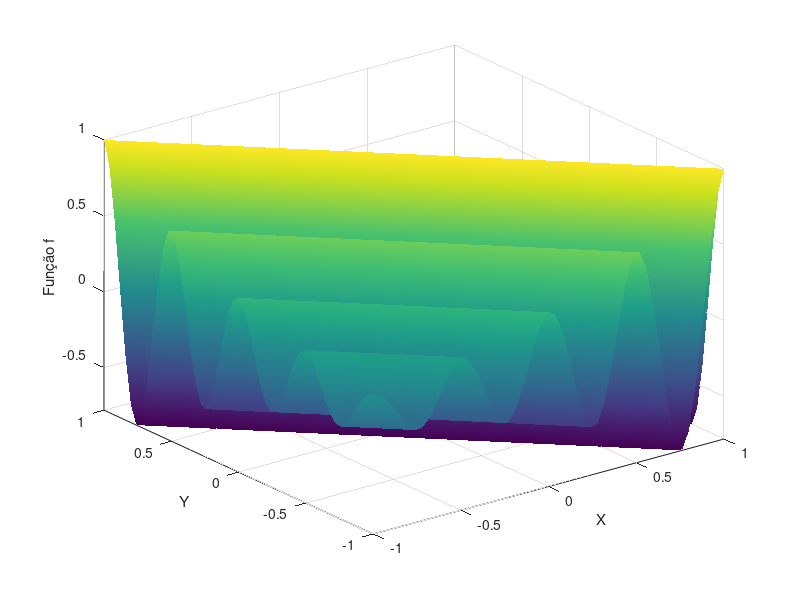

This chart was generated by the following MATLAB code:
x = linspace(-1,1,51);
y = linspace(-1, 1, 51);

[XX,YY] = meshgrid(x,y);

f = cos(4*pi *(XX + YY)) .* exp(-abs(XX + YY));

surf(x,y,f), axis tight, shading interp

% legend("Grafico de superficie")
xlabel("X")
ylabel("Y")
zlabel("Função f")


